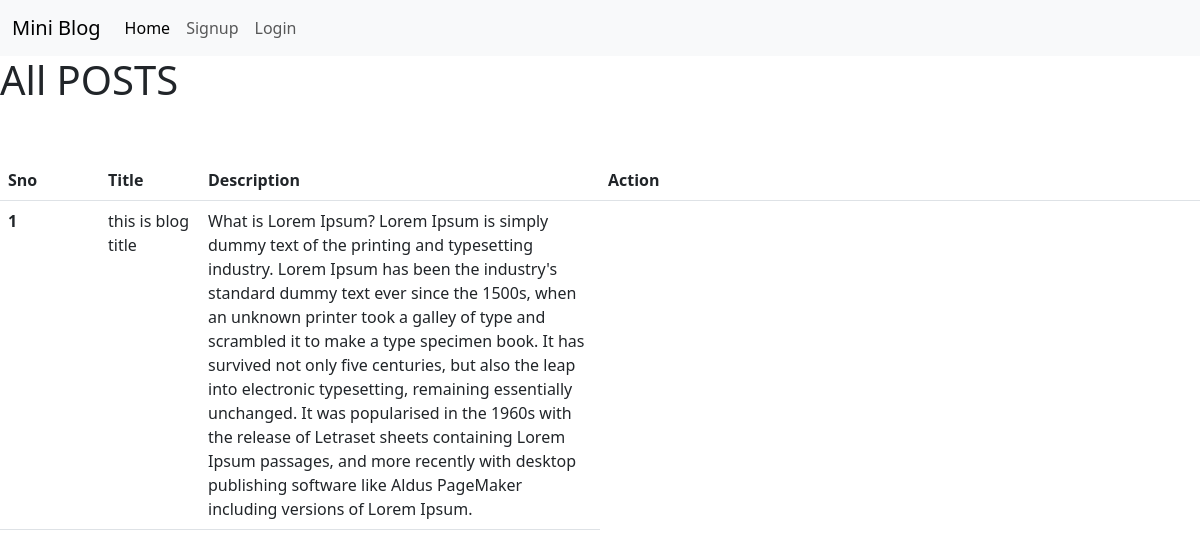
The page / on the database its author committed.
### myapp/models.py (models this page shows)
class Post(models.Model):
    title=models.CharField(max_length=100)
    desc=models.TextField()

### myapp/views.py (the view)
# urls.py: 2. Add a URL to urlpatterns:  path('', views.home, name='home')
def home(request):
    posts=Post.objects.all()
    return render(request, "home.html", {"posts":posts})

### myapp/templates/home.html (shortened to what this page needs)
<!DOCTYPE html>
{% load static %}
<html>
<head>
    <link rel="stylesheet" href="{% static 'css/bootstrap.min.css' %}" />
</head>
<body>
    {% include "navbar.html" %}
    {% block body %}
    <h1 class="pb-5">All POSTS </h1>
    <table class="table">
        <thead>
          <tr>
            <th class="col-md-1">Sno</th>
            <th class="col-md-1">Title</th>
            <th class="col-md-4">Description</th>
            <th class="col-md-6" colspan="2">Action</th>
          </tr>
        </thead>
        <tbody>
            {% for post in posts %}
          <tr>
            <th scope="row" class="col-md-1">{{forloop.counter}}</th>
            <td class="col-md-1">{{post.title}}</td>
            <td class="col-md-4">{{post.desc}}</td>
          </tr>
          {% endfor %}
        </tbody>
      </table>
    {% endblock body %}
</body>
</html>

### myapp/templates/navbar.html (shortened to what this page needs)
<nav class="navbar navbar-expand-lg bg-body-tertiary">
    <div class="container-fluid">
      <a class="navbar-brand" href="{% url 'home' %}">Mini Blog</a>
      <div class="collapse navbar-collapse" id="navbarNavAltMarkup">
        <div class="navbar-nav">
          <a class="nav-link active" aria-current="page" href="{% url 'home' %}">Home</a>
          {% if request.user.is_authenticated %}
          <a class="nav-link" href="{% url 'dashboard' %}">Dashboard</a>
          <a class="nav-link" href="{% url 'logout_user' %}">Logout</a>
          {% else %}
          <a class="nav-link" href="{% url 'signup_user' %}">Signup</a>
          <a class="nav-link" href="{% url 'login_user' %}">Login</a>
          {% endif %}
        </div>
      </div>
    </div>
  </nav>

### rows shown on the page
Post: title "this is blog title", desc "What is Lorem Ipsum? Lorem Ipsum is simply dummy text of the printing and typesetting industry. Lorem Ipsum has been the industry's standard dummy text ever since the 1500s, when an unknown printer took a galley of type and scrambled it to make a type specimen book. It has survived not only five centuries, but also the leap into electronic typesetting, remaining essentially unchanged. It was popularised in the 1960s with the release of Letraset sheets containing Lorem Ipsum passages, and more recently with desktop publishing software like Aldus PageMaker including versions of Lorem Ipsum."
